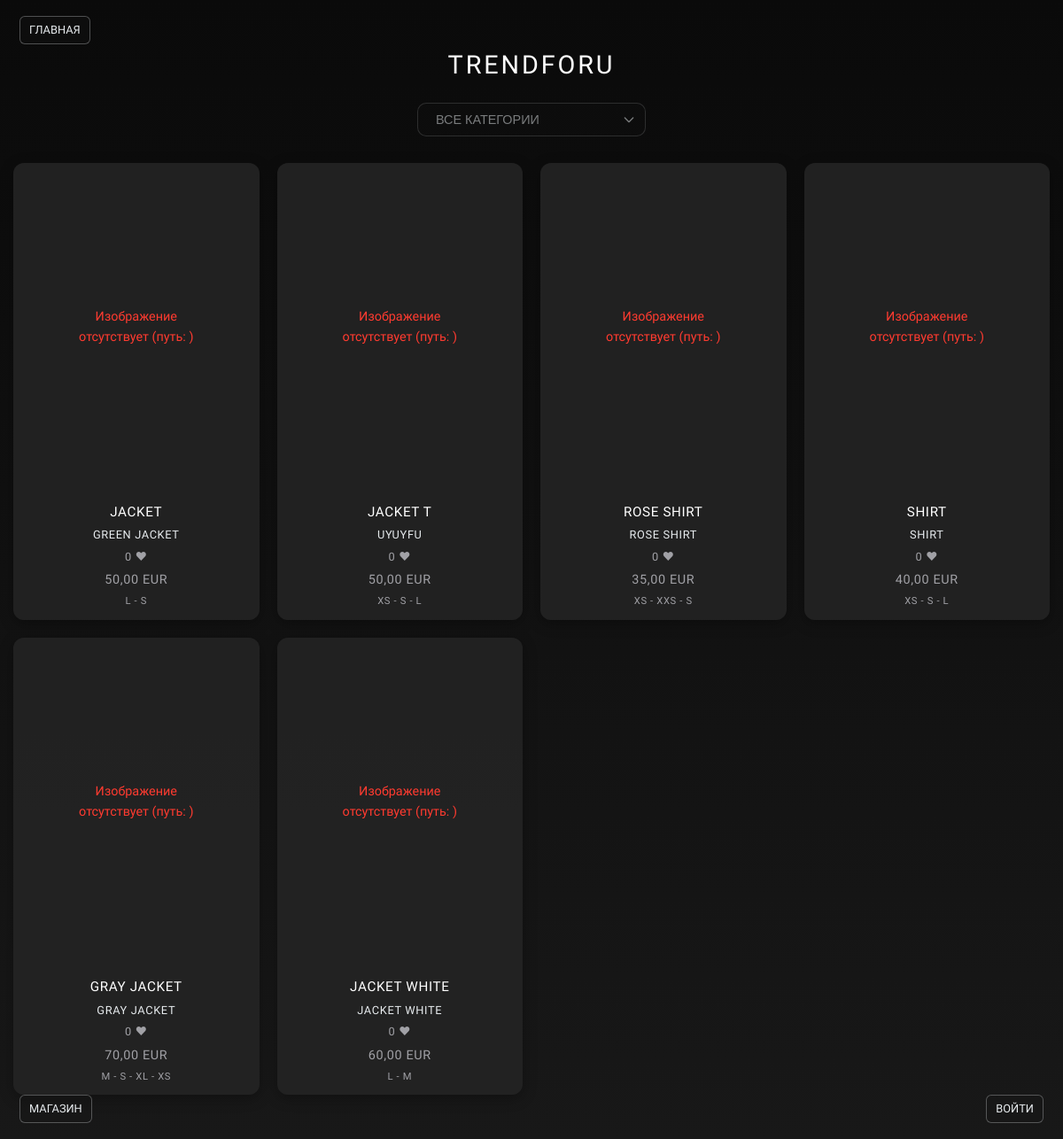
Screenshot of /products/ with the database file from the repository.
### apps/products/models.py (models this page shows, shortened)
class Product(models.Model):
    title = models.CharField(max_length=255)
    description = models.TextField()
    price = models.DecimalField(max_digits=10, decimal_places=2)
    image = models.ImageField(upload_to='products/', blank=True, null=True)  # ← просто хранение локально
    category = models.ForeignKey('Category', on_delete=models.CASCADE, related_name='products')
    size_string = models.CharField(max_length=100, help_text="Comma-separated sizes like: S,M,L")
    stock = models.PositiveIntegerField()
    is_active = models.BooleanField(default=True)
    created_at = models.DateTimeField(auto_now_add=True)

class ProductSize(models.Model):
    product = models.ForeignKey(
        Product,
        related_name='size_variants',  # ← новое имя
        on_delete=models.CASCADE
    )
    size = models.CharField(
        max_length=10,
        choices=[('XXS', 'XXS'), ('XS', 'XS'), ('S', 'S'),
                 ('M', 'M'), ('L', 'L'), ('XL', 'XL'), ('XXL', 'XXL')]
    )
    stock = models.PositiveIntegerField(default=0)

### apps/products/views.py (the view)
# urls.py: path('', product_list, name='product_list'),  # ← именно этот URL
def product_list(request):
    products = Product.objects.filter(is_active=True)
    return render(request, 'products/product_list.html', {'products': products})

### templates/products/product_list.html (shortened to what this page needs)
{% load static %}
<!DOCTYPE html>
<html lang="ru">
<head>
</head>
<body onload="document.body.style.opacity='1'; showShibaAlert();">
<header class="fixed-header">
  <div class="corner top-left">
    <a href="{% url 'home' %}">Главная</a>
  </div>
  <div class="corner top-right">
  </div>
  <div class="corner bottom-left">
    <a href="{% url 'shop' %}">Магазин</a>
  </div>
  <div class="corner bottom-right">
    {% if request.user.is_authenticated %}
      <a href="{% url 'logout' %}">Выйти</a>
    {% else %}
      <a href="{% url 'login' %}">Войти</a>
    {% endif %}
  </div>
</header>
<div class="shop-container">
  <h1 class="shop-title">TRENDFORU</h1>
  <div class="category-filter">
    <select class="category-select" id="category-filter" {% if not categories %}disabled{% endif %}>
      <option value="all">Все категории</option>
    </select>
  </div>
  <div class="product-grid">
    {% if products %}
      {% for product in products %}
        <div class="product-card" data-category="{{ product.category.id|default:'none' }}">
          <div class="product-image-wrapper" data-id="{{ product.id }}">
            <a href="{% url 'product_detail' product.pk %}" class="product-link">
              {% if product.images.all %}
                {% with img=product.images.first %}
                  {% if img.image %}
                    <div class="image-fallback" style="display: none;">Изображение отсутствует (путь: {{ img.image.url }})</div>
                  {% else %}
                    <img class="main-img" src="{% static 'img/placeholder.jpg' %}" alt="Нет изображения" loading="lazy">
                    <div class="image-fallback" style="display: none;">Изображение отсутствует (нет данных)</div>
                  {% endif %}
                {% endwith %}
              {% else %}
                <img class="main-img" src="{% static 'img/placeholder.jpg' %}" alt="Нет изображения" loading="lazy">
                <div class="image-fallback" style="display: none;">Изображение отсутствует (нет изображений)</div>
              {% endif %}
            </a>
          </div>
          <div class="product-info-bottom">
            <div class="product-title">{{ product.title }}</div>
            <div class="product-description">{{ product.description }}</div>
            <div class="product-likes">
              <span class="likes-count">{{ product.liked_by.count }}</span> ♥
            </div>
            <div class="product-price">{{ product.price }} EUR</div>
            {% with product.size_variants.all as sizes %}
              {% if sizes %}
                <div class="product-sizes">
                  {% for size in sizes %}
                    {{ size.size }}{% if not forloop.last %} - {% endif %}
                  {% endfor %}
                </div>
              {% else %}
                <div class="product-sold-out">Нет размеров</div>
              {% endif %}
            {% endwith %}
          </div>
        </div>
      {% endfor %}
    {% else %}
      <p style="color: #E8ECEF; text-align: center; font-size: 0.9rem; font-weight: 400;">Нет товаров</p>
    {% endif %}
  </div>
</div>
</body>
</html>

### templates/products/product_list.html (style rules this page uses)
* { margin: 0; padding: 0; box-sizing: border-box; }
body { font-family: 'SF Pro Display', -apple-system, BlinkMacSystemFont, 'Segoe UI', Roboto, Arial, sans-serif; background: linear-gradient(180deg, #0A0A0A 0%, #181818 100%); color: #E8ECEF; min-height: 100vh; opacity: 0; transition: opacity 0.8s ease; line-height: 1.6; -webkit-tap-highlight-color: transparent; font-weight: 400; touch-action: manipulation; }
.shop-container { max-width: 1200px; margin: 0 auto; padding: 50px 15px; animation: fadeInUp 0.8s ease-out forwards; opacity: 0; transform: translateY(20px); }
.shop-title { font-size: 1.8rem; font-weight: 500; letter-spacing: 0.1em; text-transform: uppercase; color: #FFFFFF; text-align: center; margin-bottom: 20px; }
.category-filter { display: flex; justify-content: center; margin-bottom: 30px; }
.category-select { background: rgba(26, 26, 26, 0.3); backdrop-filter: blur(6px); border: 1px solid rgba(232, 236, 239, 0.3); border-radius: 10px; padding: 10px 20px; font-size: 0.9rem; font-weight: 400; color: #E8ECEF; text-transform: uppercase; cursor: pointer; transition: all 0.3s cubic-bezier(0.4, 0, 0.2, 1); appearance: none; background-repeat: no-repeat; background-position: right 10px center; background-size: 16px; padding-right: 40px; }
.category-select:disabled { opacity: 0.5; cursor: not-allowed; }
.product-grid { display: grid; grid-template-columns: repeat(auto-fit, minmax(260px, 1fr)); gap: 20px; }
.product-card { background: rgba(36, 36, 36, 0.9); backdrop-filter: blur(10px); border-radius: 12px; overflow: hidden; transition: transform 0.3s cubic-bezier(0.4, 0, 0.2, 1), box-shadow 0.3s ease; display: flex; flex-direction: column; text-align: center; box-shadow: 0 4px 16px rgba(0, 0, 0, 0.3); }
.product-image-wrapper { position: relative; width: 100%; padding-top: 133.33%; }
.image-fallback { position: absolute; top: 50%; left: 50%; transform: translate(-50%, -50%); color: #FF3B30; font-size: 0.9rem; text-align: center; }
.product-info-bottom { background: transparent; color: #E8ECEF; padding: 12px; font-size: 0.8rem; letter-spacing: 0.05em; text-transform: uppercase; display: flex; flex-direction: column; gap: 4px; text-align: center; }
.product-title { font-size: 0.95rem; font-weight: 400; color: #FFFFFF; transition: color 0.3s ease; }
.product-price { font-size: 0.9rem; color: #A1A1A6; }
.product-sizes { font-size: 0.7rem; color: #A1A1A6; }
.product-likes { font-size: 0.8rem; color: #A1A1A6; }
header.fixed-header { position: fixed; width: 100%; z-index: 1000; }
header.fixed-header .corner { position: fixed; padding: 8px 12px; font-size: 0.8rem; font-weight: 400; text-transform: uppercase; min-width: 48px; min-height: 48px; display: flex; align-items: center; justify-content: center; }
.top-left { top: 10px; left: 10px; }
.top-right { top: 10px; right: 10px; }
.bottom-left { bottom: 10px; left: 10px; }
.bottom-right { bottom: 10px; right: 10px; }
header.fixed-header .corner a { color: #E8ECEF; text-decoration: none; background: rgba(26, 26, 26, 0.3); backdrop-filter: blur(6px); padding: 5px 10px; border: 1px solid rgba(232, 236, 239, 0.3); border-radius: 6px; transition: all 0.3s cubic-bezier(0.4, 0, 0.2, 1); font-size: 0.8rem; }

### rows the page displays
Product: title "JACKET", description "GREEN JACKET", liked_by.count "0", price "50,00"
ProductSize: size "L"
ProductSize: size "S"
Product: title "JACKET T", description "UYUYFU", liked_by.count "0", price "50,00"
ProductSize: size "XS"
ProductSize: size "S"
ProductSize: size "L"
Product: title "ROSE SHIRT", description "ROSE SHIRT", liked_by.count "0", price "35,00"
ProductSize: size "XS"
ProductSize: size "XXS"
ProductSize: size "S"
Product: title "SHIRT", description "SHIRT", liked_by.count "0", price "40,00"
ProductSize: size "XS"
ProductSize: size "S"
ProductSize: size "L"
Product: title "GRAY JACKET", description "GRAY JACKET", liked_by.count "0", price "70,00"
ProductSize: size "M"
ProductSize: size "S"
ProductSize: size "XL"
ProductSize: size "XS"
Product: title "JACKET WHITE", description "JACKET WHITE", liked_by.count "0", price "60,00"
ProductSize: size "L"
ProductSize: size "M"
